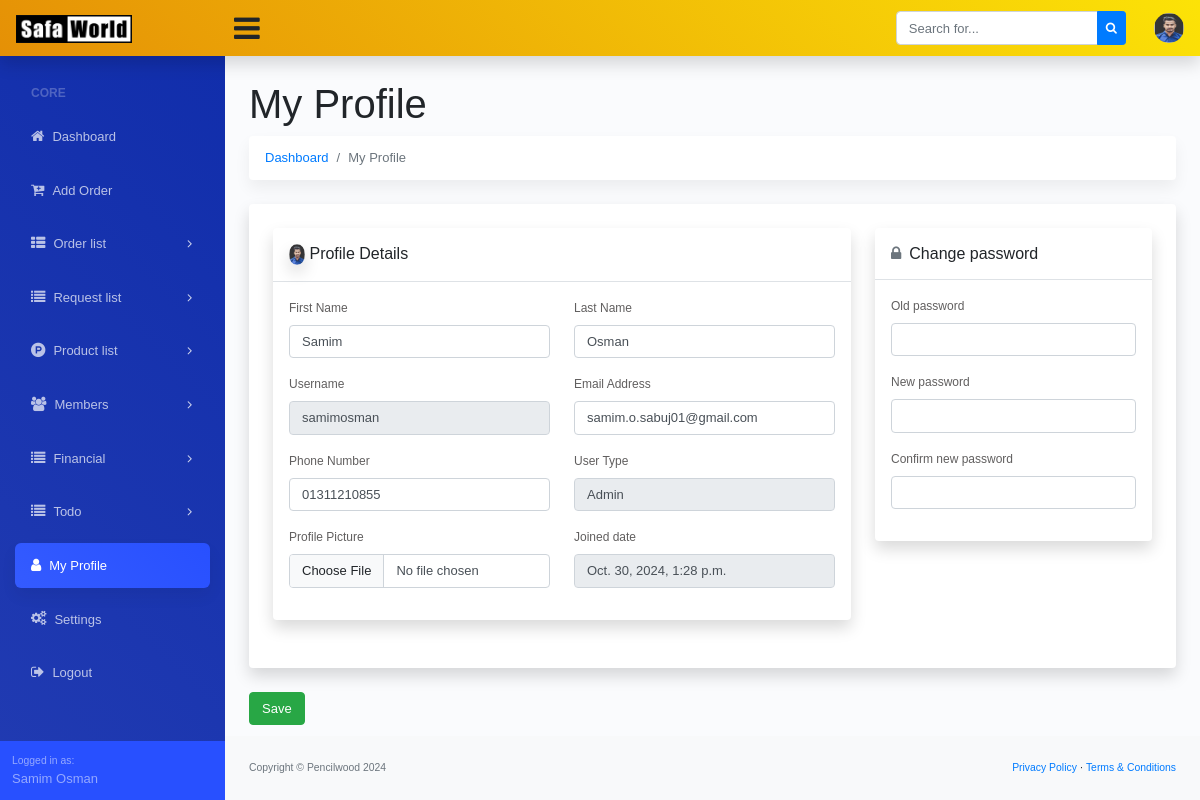
The page /my-profile/ (signed in) on the database its author committed.
### dashboard/models.py (models this page shows, shortened)
class Site_Settings(models.Model):
    fav_icon = models.ImageField(upload_to='logo/', blank=True, null=True)
    logo = models.ImageField(upload_to='logo/', blank=True, null=True)
    website_name = models.CharField(max_length=200, blank=True, null=True)
    website_title = models.CharField(max_length=1000, blank=True, null=True)
    copyright_company = models.CharField(max_length=200)
    copyright_year = models.CharField(max_length=4)

### account/models.py (models this page shows, shortened)
class Custom_User(AbstractUser):
    USER_TYPE = (
        ('Admin', 'Admin'),
        ('Staff', 'Staff'),
        ('Factory Staff', 'Factory Staff'),
    )
    user_type = models.CharField(max_length=20, choices=USER_TYPE, blank=True, null=True)
    email = models.EmailField(("email address"), blank=True, unique=True)
    phone_number = models.CharField(max_length=14, blank=True, null=True)
    profile_picture = models.ImageField(upload_to='profile-picture/', blank=True, null=True)
    USERNAME_FIELD = "email"
    REQUIRED_FIELDS = ["username"]

### account/views.py (the view, shortened to what this page needs)
# urls.py: path('my-profile/', MyProfileView.as_view(), name='my_profile'),
class MyProfileView(LoginRequiredMixin, View):
    template_name = 'account/my_profile.html'
    def get(self, request, *args, **kwargs):
        return render(request, self.template_name)

### templates/account/my_profile.html (shortened to what this page needs)
{% extends '../base.html' %}
{% block dashboard_body %}
<main>
   <div class="container-fluid">
      <h1 class="mt-4">My Profile</h1>
      <ol class="breadcrumb mb-4">
         <li class="breadcrumb-item"><a href="{% url 'dashboard' %}">Dashboard</a></li>
         <li class="breadcrumb-item active">My Profile</li>
      </ol>
      <form method="POST" enctype="multipart/form-data">
         <div class="row">
            <div class="col-xl-12">
               <div class="card mb-4 order-list">
                  <div class="gold-members p-4">
                     <div class="row">
                        <div class="col-md-8 add_top_30">
                           <div class="card mb-4 order-list">
                              <div class="gold-members">
                                 <div class="box_general padding_bottom">
                                    <div class="header_box version_2 border-bottom p-3">
                                       <h6 class="m-0">
                                          {% if request.user.profile_picture %}
                                          <img src="{{request.user.profile_picture.url}}" alt="profile-picture" style="width: 16px; height: auto; border-radius: 100%;">
                                          {% else %}
                                          <i class="fa fa-user-circle text-muted mr-2"></i>
                                          {% endif %}
                                          Profile Details
                                       </h6>
                                    </div>
                                    <div class="p-3">
                                       <div class="row">
                                          <div class="col-md-6">
                                             <div class="form-group">
                                                <label>First Name</label>
                                                <input type="text" class="form-control"
                                                   value="{{request.user.first_name}}" name="first_name">
                                             </div>
                                          </div>
                                          <div class="col-md-6">
                                             <div class="form-group">
                                                <label>Last Name</label>
                                                <input type="text" class="form-control" value="{{request.user.last_name}}"
                                                   name="last_name">
                                             </div>
                                          </div>
                                       </div>
                                       <div class="row">
                                          <div class="col-md-6">
                                             <div class="form-group">
                                                <label>Username</label>
                                                <input type="text" class="form-control"
                                                   value="{{request.user.username}}" readonly name="username">
                                             </div>
                                          </div>
                                          <div class="col-md-6">
                                             <div class="form-group">
                                                <label>Email Address</label>
                                                <input type="email" class="form-control" value="{{request.user.email}}"
                                                   name="email">
                                             </div>
                                          </div>
                                       </div>
                                       <div class="row">
                                          <div class="col-md-6">
                                             <div class="form-group">
                                                <label>Phone Number</label>
                                                <input type="text" class="form-control"
                                                   value="{{request.user.phone_number}}" name="phone_number">
                                             </div>
                                          </div>
                                          <div class="col-md-6">
                                             <div class="form-group">
                                                <label>User Type</label>
                                                <input type="text" class="form-control" readonly
                                                   value="{{request.user.user_type}}">
                                             </div>
                                          </div>
                                       </div>
                                       <div class="row">
                                          <div class="col-md-6">
                                             <div class="form-group">
                                                <label>Profile Picture</label>
                                                <input type="file" class="form-control" name="profile_picture">
                                             </div>
                                          </div>
                                          <div class="col-md-6">
                                             <div class="form-group">
                                                <label>Joined date</label>
                                                <input type="text" class="form-control"
                                                   value="{{request.user.date_joined}}" readonly disabled>
                                             </div>
                                          </div>
                                       </div>
                                    </div>
                                 </div>
                              </div>
                           </div>
                        </div>
                        <div class="col-md-4">
                           <div class="card mb-4 order-list">
                              <div class="gold-members">
                                 <div class="box_general padding_bottom">
                                    <div class="header_box version_2 border-bottom p-3">
                                       <h6 class="m-0">
                                          <i class="fa fa-lock text-muted mr-2"></i>Change password
                                       </h6>
                                    </div>
                                    <div class="p-3">
                                       <div class="form-group">
                                          <label>Old password</label>
                                          <input class="form-control" type="password" name="old_password">
                                       </div>
                                       <div class="form-group">
                                          <label>New password</label>
                                          <input class="form-control" type="password" name="new_password">
                                       </div>
                                       <div class="form-group">
                                          <label>Confirm new password</label>
                                          <input class="form-control" type="password" name="confirm_new_password">
                                       </div>
                                    </div>
                                 </div>
                              </div>
                           </div>
                        </div>
                     </div>
                  </div>
               </div>
               <div class="save mb-2">
                  <button type="submit" class="btn btn-success">Save</button>
               </div>
            </div>
         </div>
      </form>
   </div>
</main>
{% endblock dashboard_body %}

### templates/base.html (shortened to what this page needs)
{% load static %}
<!DOCTYPE html>
<html lang="en">
<head>
  <link href="https://cdn.jsdelivr.net/npm/bootstrap@5.3.2/dist/css/bootstrap.min.css" rel="stylesheet"
>
  <link href="{% static 'assets/css/dataTables.bootstrap4.min.css' %}" rel="stylesheet">
  <link href="{% static 'assets/css/styles.css' %}" rel="stylesheet" />
  <link href="{% static 'assets/css/custom.css' %}" rel="stylesheet" />
  <link rel="stylesheet" href="https://cdnjs.cloudflare.com/ajax/libs/font-awesome/4.7.0/css/font-awesome.min.css">
</head>
<body class="sb-nav-fixed">
  {% include './navbar.html' %}
  <div id="layoutSidenav">
    <div id="layoutSidenav_nav">
      {% include './side_navbar.html' %}
    </div>
    <div id="layoutSidenav_content">
      {% block dashboard_body %}
      {% endblock dashboard_body %}
      <footer class="py-4 bg-light mt-auto">
        <div class="container-fluid">
          <div class="d-flex align-items-center justify-content-between small">
            <div class="text-muted">Copyright &copy; {{website_setting.copyright_company}} {{website_setting.copyright_year}}</div>
            <div>
              <a href="">Privacy Policy</a>
              &middot;
              <a href="">Terms &amp; Conditions</a>
            </div>
          </div>
        </div>
      </footer>
    </div>
  </div>
</body>
</html>

### templates/navbar.html (shortened to what this page needs)
{% load static %}
<nav class="sb-topnav navbar navbar-expand navbar-light shadow-sm bg-warning">
    <a class="navbar-brand" href="{% url 'dashboard' %}">
        <img alt="logo" src="
        {% if website_setting.logo %}
        {{website_setting.logo.url}}
        {% endif %}
        " width="60%">
    </a>
    <button class="btn btn-link btn-sm order-1 order-lg-0" id="sidebarToggle" href="#"
        style="font-size: 30px !important;"><i class="fa fa-bars"></i></button>
    <form class="d-none d-md-inline-block form-inline ml-auto mr-0 mr-md-3 my-2 my-md-0">
        <div class="input-group">
            <input class="form-control" type="text" placeholder="Search for..." aria-label="Search"
                aria-describedby="basic-addon2" />
            <div class="input-group-append">
                <button class="btn btn-primary btn-sm" type="button"><i class="fa fa-search"></i></button>
            </div>
        </div>
    </form>
    <ul class="navbar-nav ml-auto ml-md-0">
        <li class="nav-item dropdown no-arrow ml-1 osahan-profile-dropdown">
            <a class="nav-link dropdown-toggle pr-0" href="#" role="button" data-toggle="dropdown" aria-haspopup="true"
                aria-expanded="false">
                {% if request.user.profile_picture %}
                <img class="img-profile rounded-circle" src="{{request.user.profile_picture.url}}">
                {% else %}
                <i class="fa fa-user-circle" style="font-size: 35px;"></i>
                {% endif %}
            </a>
        </li>
    </ul>
</nav>

### templates/side_navbar.html (shortened to what this page needs)
{% url 'dashboard' as admin_dashboard_url %}
<nav class="sb-sidenav accordion sb-sidenav-dark" id="sidenavAccordion">
    <div class="sb-sidenav-menu">
        <div class="nav">
            <div class="sb-sidenav-menu-heading">Core</div>
            <a class="nav-link Active" href="{{admin_dashboard_url}}">
                <div class="sb-nav-link-icon"><i class="fa fa-home"></i></div>
                Dashboard
            </a>
            <a class="nav-link Active" href="{% url 'add_new_order' %}">
                <div class="sb-nav-link-icon"><i class="fa fa-cart-plus"></i></div>
                Add Order
            </a>
            <a class="nav-link collapsed" href="#" data-toggle="collapse" data-target="#collapseOrder"
                aria-expanded="false" aria-controls="collapseOrder">
                <div class="sb-nav-link-icon"><i class="fa fa-th-list"></i></div>
                Order list
                <div class="sb-sidenav-collapse-arrow"><i class="fa fa-angle-down"></i></div>
            </a>
            {% if request.user.user_type != 'Factory Staff' %}
            <a class="nav-link collapsed" href="#" data-toggle="collapse" data-target="#collapseRequest"
                aria-expanded="false" aria-controls="collapseRequest">
                <div class="sb-nav-link-icon"><i class="fa fa-list"></i></div>
                Request list
                <div class="sb-sidenav-collapse-arrow"><i class="fa fa-angle-down"></i></div>
            </a>
            {% endif %}
            <a class="nav-link collapsed" href="#" data-toggle="collapse" data-target="#collapseProduct"
                aria-expanded="false" aria-controls="collapseProduct">
                <div class="sb-nav-link-icon"><i class="fa fa-product-hunt"></i></div>
                Product list
                <div class="sb-sidenav-collapse-arrow"><i class="fa fa-angle-down"></i></div>
            </a>
            {% if request.user.user_type == 'Admin' %}
            <a class="nav-link collapsed" href="#" data-toggle="collapse" data-target="#collapseMembers"
                aria-expanded="false" aria-controls="collapseMembers">
                <div class="sb-nav-link-icon"><i class="fa fa-users"></i></div>
                Members
                <div class="sb-sidenav-collapse-arrow"><i class="fa fa-angle-down"></i></div>
            </a>
            {% endif %}
            {% if request.user.user_type != 'Factory Staff' %}
            <a class="nav-link collapsed" href="#" data-toggle="collapse" data-target="#collapseFinancial"
                aria-expanded="false" aria-controls="collapseRequest">
                <div class="sb-nav-link-icon"><i class="fa fa-list"></i></div>
                Financial
                <div class="sb-sidenav-collapse-arrow"><i class="fa fa-angle-down"></i></div>
            </a>
            {% endif %}
            <a class="nav-link collapsed" href="#" data-toggle="collapse" data-target="#collapseTodo"
                aria-expanded="false" aria-controls="collapseRequest">
                <div class="sb-nav-link-icon"><i class="fa fa-list"></i></div>
                Todo
                <div class="sb-sidenav-collapse-arrow"><i class="fa fa-angle-down"></i></div>
            </a>
            <a class="nav-link Active" href="{% url 'my_profile' %}">
                <div class="sb-nav-link-icon"><i class="fa fa-user"></i></div>
                My Profile
            </a>
            {% if request.user.user_type == 'Admin' %}
            <a class="nav-link Active" href="{% url 'settings' %}">
                <div class="sb-nav-link-icon"><i class="fa fa-gears"></i></div>
                Settings
            </a>
            {% endif %}
            <a class="nav-link" href="{% url 'logout' %}">
                <div class="sb-nav-link-icon"><i class="fa fa-sign-out"></i></div>
                Logout
            </a>
        </div>
    </div>
    <div class="sb-sidenav-footer">
        <div class="small">Logged in as:</div>
        {{request.user.first_name}} {{request.user.last_name}}
    </div>
</nav>

### rows shown on the page
Site_Settings: logo (picture), copyright_company "Pencilwood", copyright_year "2024"
Custom_User: user.profile_picture (picture), user.first_name "Samim", user.last_name "Osman", first_name "Samim", last_name "Osman", username "samimosman", email "samim.o.sabuj01@gmail.com", phone_number "01311210855", user.user_type "Admin", user.date_joined "Oct. 30, 2024, 1:28 p.m."
